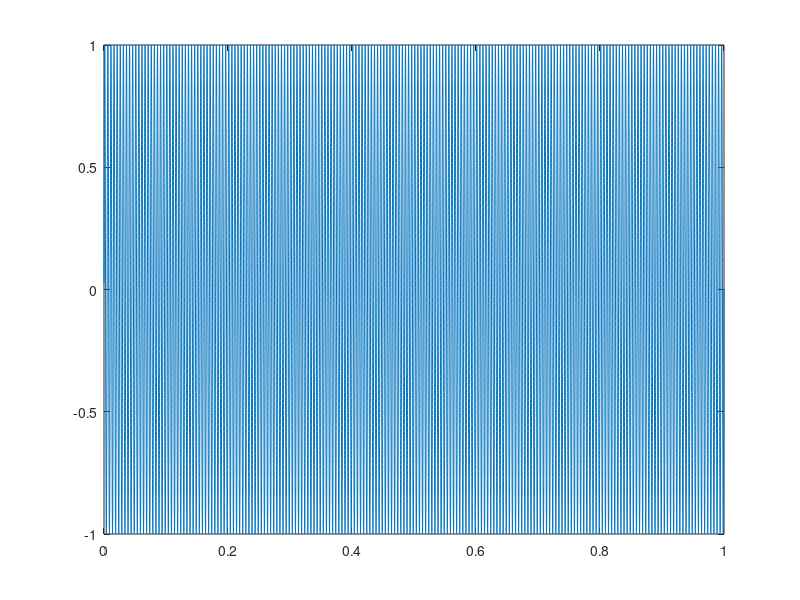

Write MATLAB code to recreate this figure. (Note: this script raises an error after producing the figure.)
fs = 44100;
L = 12;
l = 1:L;
f0 = 200;
w0 = 2*pi*f0;

dur = 1;
t=1/fs:1/fs:dur;

sig = sin(w0*t);

figure(1)
plot(t, sig)



x = zeros(fs*L);
for i=12:-1:1
    x(fs*i:end) = x + sin(w0*i*(1/fs:1/fs:(i-1)));
end

